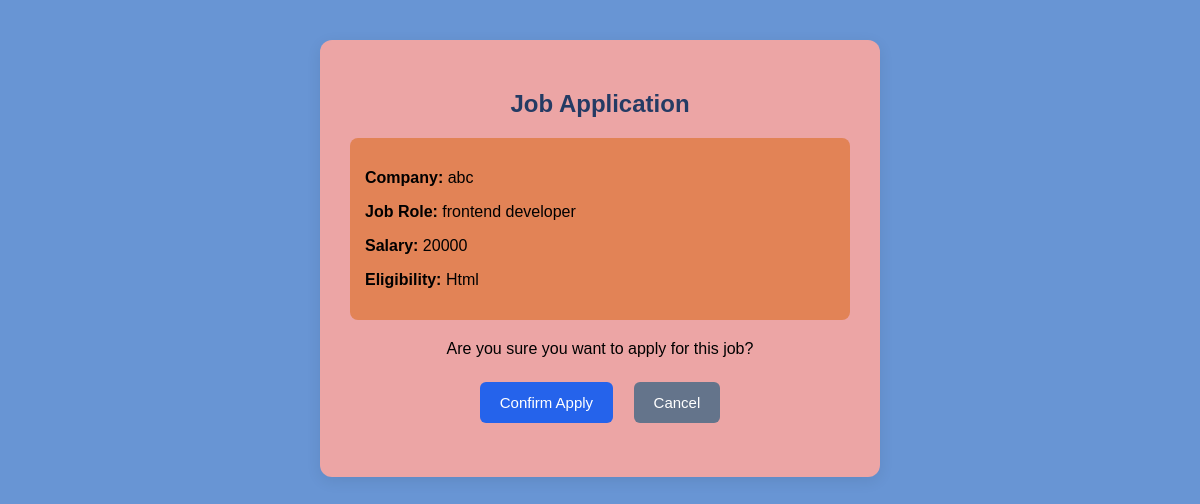
The page /apply/2/ (signed in) on the database its author committed.
### placements/models.py (models this page shows, shortened)
class Company(models.Model):
    company_name = models.CharField(max_length=100)
    job_role = models.CharField(max_length=100)
    salary = models.CharField(max_length=50)
    eligibility = models.CharField(max_length=100)

### placements/views.py (the view, shortened to what this page needs)
# urls.py: path('apply/<int:company_id>/', views.apply_job, name='apply_job'),
@login_required(login_url='student_login')
def apply_job(request, company_id):
    company = get_object_or_404(Company, id=company_id)
    return render(request, 'placements/apply_job.html', {
        'company': company,
        'submitted': False
    })

### placements/templates/placements/apply_job.html (shortened to what this page needs)
<html >
<head>
</head>
<body>
    <div class="container">
        <h2>Job Application</h2>
        <div class="company-details">
            <p><strong>Company:</strong> {{ company.company_name }}</p>
            <p><strong>Job Role:</strong> {{ company.job_role }}</p>
            <p><strong>Salary:</strong> {{ company.salary }}</p>
            <p><strong>Eligibility:</strong> {{ company.eligibility }}</p>
        </div>
        {% if submitted %}
            {% if message == 'Your application has been submitted successfully!' %}
                <div class="success">
                    <h3>Application Confirmed!</h3>
                    <p>{{ message }}</p>
                </div>
            {% else %}
                <div class="warning">
                    <p>{{ message }}</p>
                </div>
            {% endif %}
            <a href="{% url 'my_applications' %}" class="btn confirm">
                View My Applications
            </a>
            <a href="{% url 'view_companies' %}" class="btn cancel">
                Back to Companies
            </a>
        {% else %}
            <p>Are you sure you want to apply for this job?</p>
            <form method="POST"
                  onsubmit="return confirm('Are you sure you want to submit your job application?');">
                <button type="submit" class="btn confirm">
                    Confirm Apply
                </button>
                <a href="{% url 'view_companies' %}" class="btn cancel">
                    Cancel
                </a>
            </form>
        {% endif %}
    </div>
</body>
</html>

### placements/templates/placements/apply_job.html (style rules this page uses)
body { font-family: Arial, sans-serif; background: #6895d4; margin: 0; padding: 40px 15px; }
.container { max-width: 500px; margin: auto; background: rgb(236, 165, 165); padding: 30px; border-radius: 12px; box-shadow: 0 4px 15px #00000015; text-align: center; }
h2 { color: #243b64; }
.company-details { background: #e28356; padding: 15px; border-radius: 8px; margin: 20px 0; text-align: left; }
.btn { display: inline-block; padding: 12px 20px; margin: 8px; border: none; border-radius: 6px; text-decoration: none; font-size: 15px; cursor: pointer; }
.confirm { background: #2563eb; color: white; }
.cancel { background: #64748b; color: white; }

### rows shown on the page
Company: company_name "abc", job_role "frontend developer", salary "20000", eligibility "Html"
